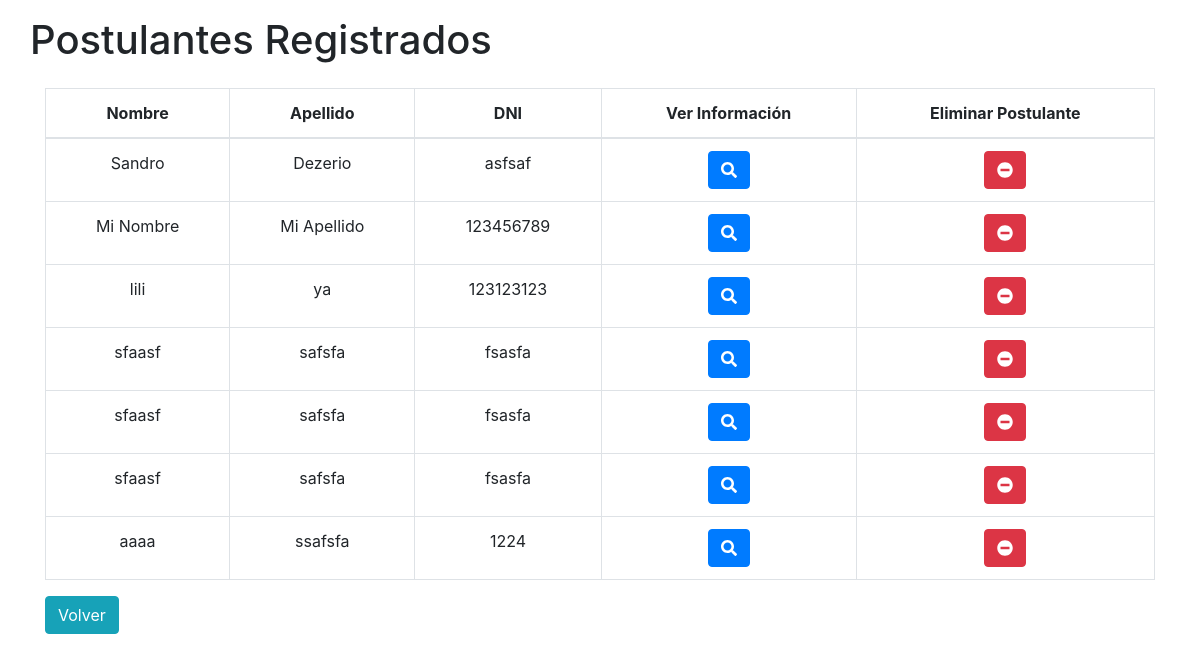
Page /listaPostulantes/index.php on the earlier database version.
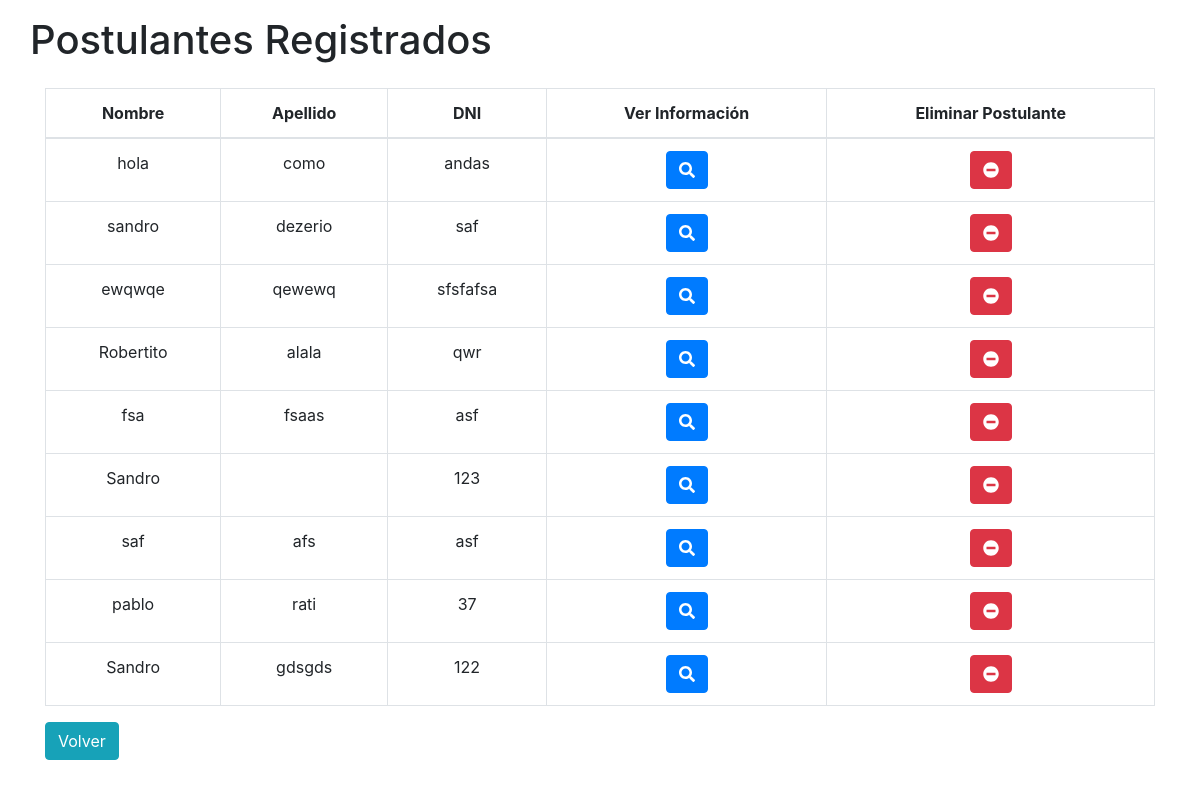
Same page on the later database version.
### tables this page shows
CREATE TABLE `postulante` (
  `idPostulante` int(11) NOT NULL AUTO_INCREMENT,
  `nombre` varchar(50) NOT NULL,
  `apellido` varchar(20) NOT NULL,
  `sexo` varchar(10) NOT NULL,
  `idEstadoCivil` int(11) NOT NULL,
  `dni` varchar(25) NOT NULL,
  `celular` varchar(20) NOT NULL,
  `fijo` varchar(20) NOT NULL,
  `idEstado` int(3) NOT NULL,
  `ciudad` varchar(45) NOT NULL,
  `calle` varchar(45) NOT NULL,
  `metas` varchar(45) NOT NULL,
  PRIMARY KEY (`idPostulante`)
);

### bd/bd.class.php (called while the page is built, shortened)
<?php
class bd{
    public $conn;
    public function __construct(){
        $this->conn = new mysqli("localhost","root","s4ndr0","gobiernoCABA");
        return $this->conn;
    }
    public function ejecutarQuery($sql){
		$vec = array();
		if($resultado = $this->conn->query($sql)){
			while($row = $resultado->fetch_assoc()){
				array_push($vec,$row);
			}
    	}
		return $vec;
	}
}
?>

### listaPostulantes/index.php (the view, shortened to what this page needs)
<?php
    $bd = new bd();
    $queryPostulante = "SELECT * FROM postulante";
    $postulantes = $bd->ejecutarQuery($queryPostulante);
?>
<!DOCTYPE html>
<html lang="en">
<head>
    <link rel="stylesheet" href="https://maxcdn.bootstrapcdn.com/bootstrap/4.0.0/css/bootstrap.min.css">
    <link rel="stylesheet" href="index.css">
</head>
<body>
    <div id="contenido">
            <div class="container">
                <div class="row">
                    <h1>Postulantes Registrados</h1>
                    <div class="col-lg-12">
                        <table class="table table-bordered table-hover" id="miTabla">
                            <thead>
                                <th>Nombre</th>
                                <th>Apellido</th>
                                <th>DNI</th>
                                <th>Ver Información</th>
                                <th>Eliminar Postulante</th>
                            </thead>
                            <tbody>
                                <?php
                                    foreach ($postulantes as $postulante){
                                        echo "<tr>";
                                            echo "<td>".$postulante['nombre']."</td>";
                                            echo "<td>".$postulante['apellido']."</td>";
                                            echo "<td>".$postulante['dni']."</td>";
                                            echo "<td><button class='btn btn-primary activarModalInfo' data-toggle='modal' data-target='#todaLaInfoPOS' data-id='".$postulante['idPostulante']."'>
                                                <i class='fas fa-search'></i>
                                                </button></td>";
                                            echo "<td><button class='btn btn-danger borrarPostulante' data-id='".$postulante['idPostulante']."'>
                                                <i class='fas fa-minus-circle'></i>
                                                </button></td>";
                                        echo "</tr>";
                                    }
                                ?>
                            </tbody>
                        </table>
                    </div>
                    <div class="col-lg-1">
                        <button class="btn btn-info" id="menuPpal">Volver</button>
                    </div>
                </div>
            </div>
    </div>
</body>
</html>

### listaPostulantes/index.css (style rules this page uses)
#contenido { margin:1em; }
table { margin-top:1em; text-align: center; }

Differences in the rows shown:
removed postulante: nombre "Sandro", apellido "Dezerio", dni "asfsaf"
removed postulante: nombre "Mi Nombre", apellido "Mi Apellido", dni "123456789"
removed postulante: nombre "lili", apellido "ya", dni "123123123"
removed postulante: nombre "sfaasf", apellido "safsfa", dni "fsasfa"
removed postulante: nombre "sfaasf", apellido "safsfa", dni "fsasfa"
removed postulante: nombre "sfaasf", apellido "safsfa", dni "fsasfa"
removed postulante: nombre "aaaa", apellido "ssafsfa", dni "1224"
added postulante: nombre "hola", apellido "como", dni "andas"
added postulante: nombre "sandro", apellido "dezerio", dni "saf"
added postulante: nombre "ewqwqe", apellido "qewewq", dni "sfsfafsa"
added postulante: nombre "Robertito", apellido "alala", dni "qwr"
added postulante: nombre "fsa", apellido "fsaas", dni "asf"
added postulante: nombre "Sandro", dni "123"
added postulante: nombre "saf", apellido "afs", dni "asf"
added postulante: nombre "pablo", apellido "rati", dni "37"
added postulante: nombre "Sandro", apellido "gdsgds", dni "122"
